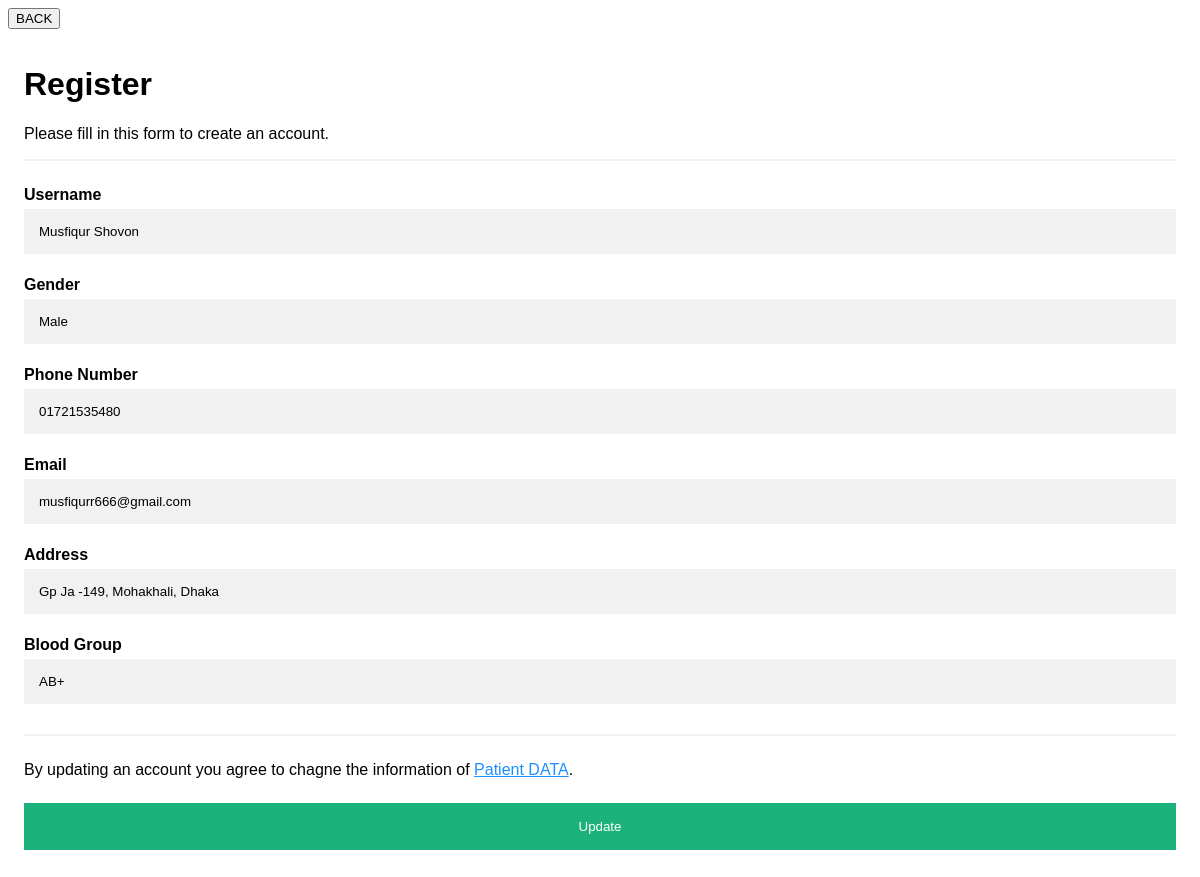
/admin/patient/update.php?s_id=2030133201, run on the app's committed database.
### tables this page shows
CREATE TABLE patient_info(
	ssn_number int(11) NOT NULL AUTO_INCREMENT,
	username varchar(50) NOT NULL,
	gender varchar(10) NOT NULL,
	phone_number varchar(20) NOT NULL,
	address varchar(100) NOT NULL,
	email varchar (80) NOT NULL,
	birthday date,
	blood_group varchar (10) NOT NULL,
	password varchar(60) NOT NULL,
	PRIMARY KEY (ssn_number)
);

### admin/patient/update.php (the view, shortened to what this page needs)
<!DOCTYPE html>
<html>
<head>
</head>
<body>
    <?php
        include "db.php";
        $sql = "SELECT * FROM patient_info where ssn_number = '$_GET[s_id]'";
        $result = mysqli_query($connection, $sql);
        $row = mysqli_fetch_array($result);
    ?>
<a href="check_patient.php"><button
>BACK</button></a>
<form action="update_db.php" method ='POST'>
  <div class="container">
    <h1>Register</h1>
    <p>Please fill in this form to create an account.</p>
    <hr>
    <label for="username"><b>Username</b></label>
    <input type="text" name="username" value="<?php echo "$row[username]";?>">
    <label for="gender"><b>Gender</b></label>
    <input type="text" value="<?php echo "$row[gender]";?>" name="gender" >
    <label for="phone"><b>Phone Number</b></label>
    <input type="text" value="<?php echo "$row[phone_number]";?>" name="phone_number" >
    <label for="email"><b>Email</b></label>
    <input type="text" value="<?php echo "$row[email]";?>" name="email" >
    <label for="address"><b>Address</b></label>
    <input type="text" value="<?php echo "$row[address]";?>" name="address" >
    <label for="blood"><b>Blood Group</b></label>
    <input type="text" value="<?php echo "$row[blood_group]";?>" name="blood_group" >
    <hr>
    <p>By updating an account you agree to chagne the information of <a href="#">Patient DATA</a>.</p>
    <button type="submit" name='submit' class="registerbtn">Update</button>
  </div>
</form>
</body>
</html>

### admin/patient/update.php (style rules this page uses)
body { font-family: Arial, Helvetica, sans-serif; }
* { box-sizing: border-box; }
.container { padding: 16px; background-color: white; }
input[type=text], input[type=password] { width: 100%; padding: 15px; margin: 5px 0 22px 0; display: inline-block; border: none; background: #f1f1f1; }
hr { border: 1px solid #f1f1f1; margin-bottom: 25px; }
.registerbtn { background-color: #04AA6D; color: white; padding: 16px 20px; margin: 8px 0; border: none; cursor: pointer; width: 100%; opacity: 0.9; }
a { color: dodgerblue; }

### data on the page
patient_info: username "Musfiqur Shovon", gender "Male", phone_number "01721535480", email "musfiqurr666@gmail.com", address "Gp Ja -149, Mohakhali, Dhaka", blood_group "AB+"
